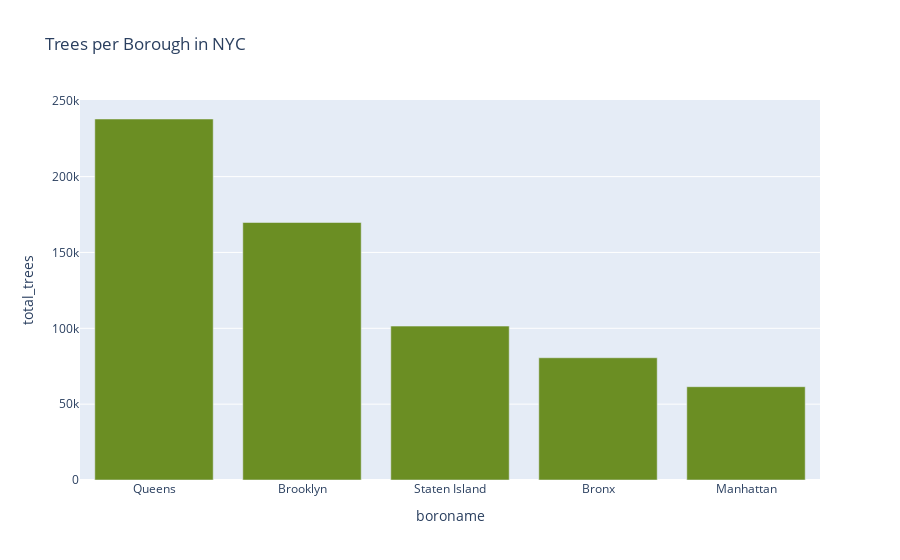

Source (notebook cell):
### Code cell
boro_bar = px.bar(viz_boro, x= 'boroname', y= 'total_trees', title= 'Trees per Borough in NYC', color_discrete_sequence=['#6B8E23'])                                                                                                                 
boro_bar.show()

### Figure 1 — Plotly figure (JSON) as saved in the notebook; plotly's stock layout.template omitted (floating-point values rounded to 4 significant figures)
{"data": [{"hovertemplate": "boroname=%{x}<br>total_trees=%{y}<extra></extra>", "legendgroup": "", "marker": {"color": "#6B8E23", "pattern": {"shape": ""}}, "name": "", "orientation": "v", "showlegend": false, "textposition": "auto", "type": "bar", "x": ["Queens", "Brooklyn", "Staten Island", "Bronx", "Manhattan"], "xaxis": "x", "y": [237970, 169744, 101442, 80584, 61495], "yaxis": "y"}], "layout": {"barmode": "relative", "legend": {"tracegroupgap": 0}, "title": {"text": "Trees per Borough in NYC"}, "xaxis": {"anchor": "y", "domain": [0, 1], "title": {"text": "boroname"}}, "yaxis": {"anchor": "x", "domain": [0, 1], "title": {"text": "total_trees"}}}}
